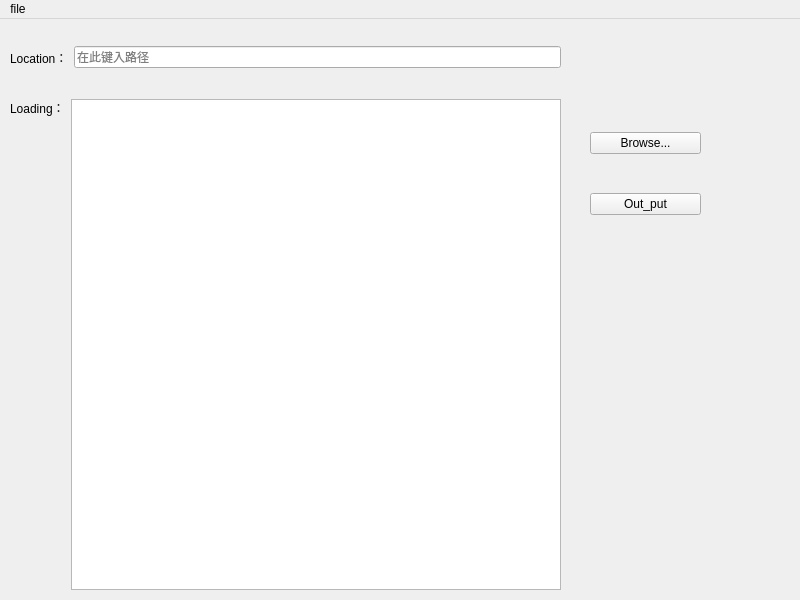
<?xml version="1.0" encoding="UTF-8"?>
<ui version="4.0">
 <class>MainWindow</class>
 <widget class="QMainWindow" name="MainWindow">
  <property name="geometry">
   <rect>
    <x>0</x>
    <y>0</y>
    <width>800</width>
    <height>600</height>
   </rect>
  </property>
  <property name="windowTitle">
   <string>MainWindow</string>
  </property>
  <widget class="QWidget" name="centralwidget">
   <widget class="QWidget" name="horizontalLayoutWidget">
    <property name="geometry">
     <rect>
      <x>10</x>
      <y>20</y>
      <width>551</width>
      <height>37</height>
     </rect>
    </property>
    <layout class="QHBoxLayout" name="horizontalLayout">
     <item>
      <widget class="QLabel" name="label">
       <property name="text">
        <string>Location：</string>
       </property>
      </widget>
     </item>
     <item>
      <widget class="QLineEdit" name="lineEdit">
       <property name="placeholderText">
        <string>在此键入路径</string>
       </property>
      </widget>
     </item>
    </layout>
   </widget>
   <widget class="QWidget" name="horizontalLayoutWidget_2">
    <property name="geometry">
     <rect>
      <x>10</x>
      <y>80</y>
      <width>551</width>
      <height>491</height>
     </rect>
    </property>
    <layout class="QHBoxLayout" name="horizontalLayout_2">
     <item>
      <widget class="QLabel" name="label_2">
       <property name="text">
        <string>Loading：</string>
       </property>
       <property name="alignment">
        <set>Qt::AlignLeading|Qt::AlignLeft|Qt::AlignTop</set>
       </property>
      </widget>
     </item>
     <item>
      <widget class="QListWidget" name="listWidget">
       <property name="sortingEnabled">
        <bool>true</bool>
       </property>
      </widget>
     </item>
    </layout>
   </widget>
   <widget class="QWidget" name="verticalLayoutWidget">
    <property name="geometry">
     <rect>
      <x>590</x>
      <y>80</y>
      <width>111</width>
      <height>151</height>
     </rect>
    </property>
    <layout class="QVBoxLayout" name="verticalLayout">
     <item>
      <widget class="QPushButton" name="BrowseBtn">
       <property name="text">
        <string>Browse...</string>
       </property>
      </widget>
     </item>
     <item>
      <widget class="QPushButton" name="OutBtn">
       <property name="text">
        <string>Out_put</string>
       </property>
      </widget>
     </item>
    </layout>
   </widget>
  </widget>
  <widget class="QMenuBar" name="menuBar">
   <property name="geometry">
    <rect>
     <x>0</x>
     <y>0</y>
     <width>800</width>
     <height>29</height>
    </rect>
   </property>
   <widget class="QMenu" name="menuFile">
    <property name="title">
     <string>file</string>
    </property>
    <addaction name="actionOpen"/>
    <addaction name="actionClose"/>
    <addaction name="separator"/>
   </widget>
   <addaction name="menuFile"/>
  </widget>
  <action name="actionOpen">
   <property name="text">
    <string>Open</string>
   </property>
  </action>
  <action name="actionClose">
   <property name="text">
    <string>Close</string>
   </property>
  </action>
 </widget>
 <resources/>
 <connections>
  <connection>
   <sender>BrowseBtn</sender>
   <signal>clicked()</signal>
   <receiver>MainWindow</receiver>
   <slot>BrowseBtn_click()</slot>
   <hints>
    <hint type="sourcelabel">
     <x>655</x>
     <y>131</y>
    </hint>
    <hint type="destinationlabel">
     <x>661</x>
     <y>74</y>
    </hint>
   </hints>
  </connection>
 </connections>
 <slots>
  <slot>show_message_click()</slot>
  <slot>BrowseBtn_click()</slot>
 </slots>
</ui>
